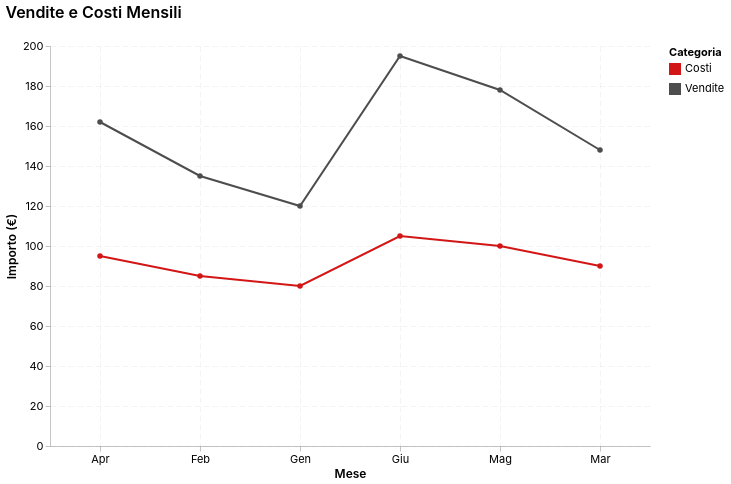

The cell this chart's notebook holds for it:
### Markdown cell above
## 4. Test Altair con Nuova API

### Code cell
import altair as alt
import pandas as pd

# Abilita il tema (semplice!)
mbs.enable_altair_theme()

# Dati di esempio
data = pd.DataFrame({
    'Mese': ['Gen', 'Feb', 'Mar', 'Apr', 'Mag', 'Giu'],
    'Vendite': [120, 135, 148, 162, 178, 195],
    'Costi': [80, 85, 90, 95, 100, 105]
})

# Reshape per Altair
data_long = data.melt('Mese', var_name='Tipo', value_name='Valore')

# Crea il grafico
chart = alt.Chart(data_long).mark_line(point=True).encode(
    x=alt.X('Mese:N', title='Mese'),
    y=alt.Y('Valore:Q', title='Importo (€)'),
    color=alt.Color('Tipo:N', title='Categoria'),
    tooltip=['Mese', 'Tipo', 'Valore']
).properties(
    title='Vendite e Costi Mensili',
    width=600,
    height=400
)

# Salva
html_path = OUT / 'altair_new_api.html'
chart.save(str(html_path))
print(f"✅ Salvato HTML: {html_path}")

# Salva PNG (se vl-convert è installato)
try:
    png_path = OUT / 'altair_new_api.png'
    chart.save(str(png_path), scale_factor=2)
    print(f"✅ Salvato PNG: {png_path}")
    from IPython.display import Image, display
    display(Image(filename=str(png_path)))
except Exception as e:
    print(f"⚠️  PNG export fallito: {e}")
    print("Installa vl-convert-python per esportare PNG")

# Display inline
chart

### Figure 1 — Vega-Lite specification as saved in the notebook (floating-point values rounded to 4 significant figures)
{"config": {"background": "#FFFFFF", "font": "Inter, IBM Plex Sans, DejaVu Sans, Arial, sans-serif", "mark": {"color": "#000000"}, "title": {"color": "#000000", "anchor": "start", "dy": -15, "fontSize": 16, "font": "Inter, IBM Plex Sans, DejaVu Sans, Arial, sans-serif", "fontWeight": 600}, "axis": {"labelColor": "#000000", "labelFontSize": 11, "labelFont": "Inter, IBM Plex Sans, DejaVu Sans, Arial, sans-serif", "labelFontWeight": 400, "titleColor": "#000000", "titleFontSize": 12, "titleFont": "Inter, IBM Plex Sans, DejaVu Sans, Arial, sans-serif", "titleFontWeight": 600, "grid": true, "gridColor": "#D2D2D2", "labelAngle": 0, "domainWidth": 0.5, "labelPadding": 2, "tickSize": 5, "tickWidth": 0.5}, "axisX": {"gridDash": [6, 3], "gridWidth": 0.25, "gridColor": "#D2D2D2"}, "axisY": {"gridDash": [6, 3], "gridWidth": 0.25, "gridColor": "#D2D2D2"}, "legend": {"labelFontSize": 11, "padding": 1, "symbolType": "square", "labelFont": "Inter, IBM Plex Sans, DejaVu Sans, Arial, sans-serif", "titleFont": "Inter, IBM Plex Sans, DejaVu Sans, Arial, sans-serif"}, "style": {"guide-label": {"font": "Inter, IBM Plex Sans, DejaVu Sans, Arial, sans-serif", "fill": "#000000"}, "guide-title": {"font": "Inter, IBM Plex Sans, DejaVu Sans, Arial, sans-serif", "fill": "#000000"}}, "range": {"category": ["#D21616", "#4D4D4D", "#1A1A1A", "#7F7F7F", "#333333", "#B0B0B0", "#4D4D4D", "#C9C9C9", "#666666", "#DCDCDC"]}, "point": {"filled": true}, "line": {"strokeWidth": 2.0}, "view": {"stroke": "transparent"}}, "data": {"name": "data-1d7c7c51c7a96519fe46e3ecf11ec166"}, "mark": {"type": "line", "point": true}, "encoding": {"color": {"field": "Tipo", "title": "Categoria", "type": "nominal"}, "tooltip": [{"field": "Mese", "type": "nominal"}, {"field": "Tipo", "type": "nominal"}, {"field": "Valore", "type": "quantitative"}], "x": {"field": "Mese", "title": "Mese", "type": "nominal"}, "y": {"field": "Valore", "title": "Importo (€)", "type": "quantitative"}}, "height": 400, "title": "Vendite e Costi Mensili", "width": 600, "$schema": "https://vega.github.io/schema/vega-lite/v5.20.1.json", "datasets": {"data-1d7c7c51c7a96519fe46e3ecf11ec166": [{"Mese": "Gen", "Tipo": "Vendite", "Valore": 120}, {"Mese": "Feb", "Tipo": "Vendite", "Valore": 135}, {"Mese": "Mar", "Tipo": "Vendite", "Valore": 148}, {"Mese": "Apr", "Tipo": "Vendite", "Valore": 162}, {"Mese": "Mag", "Tipo": "Vendite", "Valore": 178}, {"Mese": "Giu", "Tipo": "Vendite", "Valore": 195}, {"Mese": "Gen", "Tipo": "Costi", "Valore": 80}, {"Mese": "Feb", "Tipo": "Costi", "Valore": 85}, {"Mese": "Mar", "Tipo": "Costi", "Valore": 90}, {"Mese": "Apr", "Tipo": "Costi", "Valore": 95}, {"Mese": "Mag", "Tipo": "Costi", "Valore": 100}, {"Mese": "Giu", "Tipo": "Costi", "Valore": 105}]}}
